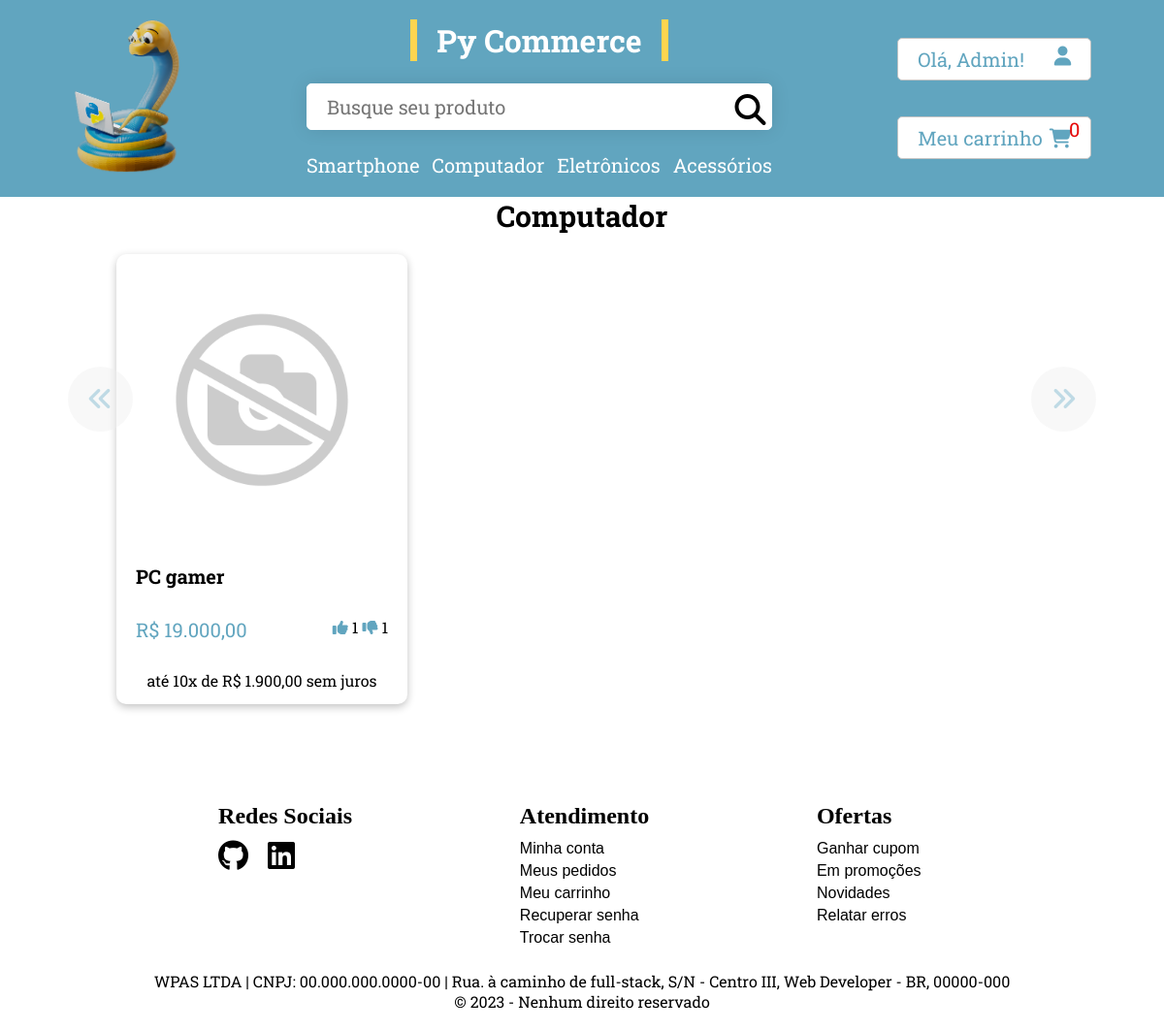
The app's page /products/computador/ (signed in) with its own data.
### accounts/models.py (models this page shows, shortened)
class User(AbstractBaseUser, PermissionsMixin):
    username_validator = UnicodeUsernameValidator()
    username = models.CharField(
        'Usuário',
        max_length=150,
        unique=True,
        validators=[username_validator],
        error_messages={
            'unique': ("Esse usuário já existe, favor selecionar outro."),
        },
    )
    first_name = models.CharField('Nome', max_length=254)
    last_name = models.CharField('Sobrenome', max_length=254)
    email = models.EmailField(
        'E-mail',
        unique=True,
        error_messages={
            'unique': ("Esse e-mail já existe, favor selecionar outro."),
        }
    )
    is_staff = models.BooleanField('É membro', default=False)
    is_active = models.BooleanField('É ativo', default=True)
    password_change = models.BooleanField(default=False)
    verification_email = models.BooleanField('E-mail verificado', default=False)
    created_at = models.DateTimeField('Criado em', auto_now_add=True)
    modified_at = models.DateTimeField('Modificado em', auto_now=True)
    deleted = models.BooleanField('Deletado', default=False)
    twofa = models.BooleanField('Autenticação em duas etapas', default=False)
    EMAIL_FIELD = 'email'
    USERNAME_FIELD = 'username'
    REQUIRED_FIELDS = ['first_name', 'last_name', 'email',]
    objects = UserManager()
    class Meta:
        verbose_name = ('Usuário')
        verbose_name_plural = ('Usuários')
        ordering = ['first_name', 'last_name', ]

### products/models.py (models this page shows, shortened)
class Category(models.Model):
    name = models.CharField(max_length=30, db_index=True)
    slug = models.SlugField(max_length=30, unique=True)
    class Meta:
        ordering = ('name',)
        verbose_name = 'category'
        verbose_name_plural = 'categories'
    def __str__(self):
        return self.name

class Product(models.Model):
    category = models.ForeignKey(Category, related_name='products', on_delete=models.CASCADE)
    brand = models.ForeignKey(Brand, related_name='products', on_delete=models.CASCADE)
    image = models.ManyToManyField(Image, blank=True)
    main_image = models.ImageField(upload_to='products/%Y/%m/%d', blank=True)
    like = models.ManyToManyField(User, blank=True, related_name='like')
    deslike = models.ManyToManyField(User, blank=True, related_name='deslike')
    name = models.CharField(max_length=200, db_index=True)
    slug = models.SlugField(max_length=200, db_index=True)
    price = models.DecimalField(max_digits=10, decimal_places=2)
    available = models.BooleanField(default=True)
    created = models.DateTimeField(auto_now_add=True)
    updated = models.DateTimeField(auto_now=True)
    class Meta:
        ordering = ('name',)
        index_together = (('id', 'slug'),)
    def get_absolute_url(self):
        return reverse('products:product_detail', args=[self.category, self.slug])

### products/views.py (the view)
# urls.py: path('<str:category_name>/', views.product_list, name='product_list_by_category'),
def product_list(request, category_name=None):
    category = None
    products = Product.objects.filter(available=True)
    if category_name:
        category = get_object_or_404(Category, name=category_name.lower())
        products = Product.objects.filter(category=category).filter(available=True).select_related('category').select_related('brand')
    return render(request,
                'products/list.html',
                {'category': category,
                'products': products,
            })

### cart/cart.py (called while the page is built)
    def get_quantity_products(self):
        return len(self.cart)

### cart/context_processors.py (called while the page is built)
def cart(request):
    cart = Cart(request)
    return {'cart': cart}

### core/context_processors.py (called while the page is built)
def user_authenticated(request):
    if request.user.is_authenticated:
        context = {'user_authenticated': request.user.first_name}
    else:
        context = {'user_authenticated': 'bem-vindo(a)'}
    return context

### products/templatetags/parcelas.py (called while the page is built)
@register.filter(name='parcelas')
def parcelas(value, arg):
    value = (value/int(arg))
    return value

### templates/products/list.html (shortened to what this page needs)
{% extends 'base.html' %}
{% load static %}
{% load humanize %}
{% load parcelas %}
{% block content %}
<div class="smartphones-container">
    <h2 class="smartphone-title">{{category|capfirst}}</h2>
    <div class="smartphones-content">
        <button class="pre-btn"><i class="fa-2x fa-sharp fa-solid fa-angles-left"></i></button>
        <div class="product-container">
            {% for product in products %}
            <a href="{{ product.get_absolute_url }}">
                <div class="product-card">
                    <div class="product-image">
                        <img src="{% if product.main_image %}{{product.main_image.url}} {% else %}{% static 'img/no_image.png' %}{% endif %}" class="product-thumb" alt="">
                    </div>
                    <div class="product-info">
                        <h3 class="product-brand">{{product.name|capfirst}}</h3>
                        <div class="price-content">
                            <span class="price">R$ {{product.price|intcomma}}</span>
                            <div>
                                <span><i class="fa-sharp fa-solid fa-thumbs-up"></i> {{product.like.all.count}}</span>
                                <span><i class="fa-sharp fa-solid fa-thumbs-down"></i> {{product.like.all.count}}</span>
                            </div>
                        </div>
                        <span><p>até 10x de R$ {{product.price|parcelas:"10"|intcomma}} sem juros</p></span>
                    </div>
                </div>
            </a>
            {% endfor %}
        </div>
        <button class="nxt-btn"><i class="fa-2x fa-sharp fa-solid fa-angles-right"></i></button>
    </div>
</div>
{% endblock %}

### templates/base.html (shortened to what this page needs)
{% load static %}
<!DOCTYPE html>
<html lang="pt-br">
<head>
    <link rel="stylesheet" href="{% static 'css/mobile.css' %}">
    <link rel="stylesheet" href="{% static 'css/style.css' %}">
</head>
<body>
    <header>
        <div class="header-container">
            <div class="header-content">
                <div class="logo">
                    <a href="{% url 'core:index' %}"><img id="logo" src="{% static 'img/python.png' %}" alt="Logo"></a>
                </div>
                <div class="header-block-search">
                    <a href="{% url 'core:index' %}"><h1 id="name"><span class="underline-left-to-right">Py Commerce</span></h1></a>
                    <form action="">
                        <div class="search-form">
                            <input type="text" id="search" name="search" placeholder="Busque seu produto" >
                            <i class="fa-2x fa-solid fa-magnifying-glass"></i>
                        </div>
                    </form>
                    <ul class="navbar">
                       <li><a href="{% url 'products:product_list_by_category' 'smartphone' %}">Smartphone</a>
                        </li>
                       <li><a href="{% url 'products:product_list_by_category' 'computador' %}">Computador</a>
                        </li>
                       <li><a href="{% url 'products:product_list_by_category' 'eletronicos' %}">Eletrônicos</a>
                        </li>
                       <li><a href="{% url 'products:product_list_by_category' 'acessorios' %}">Acessórios</a>
                        </li>
                    </ul>
                </div>
                <div class="header-block-options">
                    {% if request.user.is_authenticated %}
                        <a href="{% url 'perfil:my_perfil' %}" class="header-item-orders">
                           <span>Olá, {{user_authenticated|capfirst}}!</span>
                           <i class="fa-solid fa-user"></i>
                        </a>
                    {% else %}
                        <a href="{% url 'accounts:login_user' %}" class="header-item-orders">
                            <span>{{user_authenticated|capfirst}}</span>
                            <i class="fa-solid fa-user"></i>
                        </a>
                    {% endif %}
                    <a href="{% url 'cart:cart_detail' %}" class="header-item-profile">
                       <span>Meu carrinho</span>
                        <div id="cart">
                            <i class="fa-sharp fa-solid fa-cart-shopping"></i>
                            <span class="fa-layers-counter">{{cart.get_quantity_products}}</span>
                        </div>
                    </a>
                </div>
            </div>
        </div>
        <section class="all-sections">
            {% block content %}{% endblock %}
        </section>
    </header>
    <footer class="footer-container">
        <div class="footer-content">
            <div class="social-medias">
                <h3>Redes Sociais</h3>
                <div>
                    <a href="https://www.linkedin.com/in/weslley-pablo-7b0734222/" target="_blank"><i class="fa-2x fa-brands fa-github"></i></a>
                    <a href="https://github.com/WeslleyxD" target="_blank"><i class="fa-2x fa-brands fa-linkedin"></i></a>
                </div>
            </div>
            <div class="atendimentos">
                <h3>Atendimento</h3>
                <ul>
                    <a href="{% url 'perfil:my_perfil' %}"><li>Minha conta</li></a>
                    <a href=""><li>Meus pedidos</li></a>
                    <a href="{% url 'cart:cart_detail' %}"><li>Meu carrinho</li></a>
                    <a href="{% url 'accounts:login_user' %}"><li>Recuperar senha</li></a>
                    <a href=""><li>Trocar senha</li></a>
                </ul>
            </div>
            <div class="ofertas">
                <h3>Ofertas</h3>
                <ul>
                    <a href=""><li>Ganhar cupom</li></a>
                    <a href=""><li>Em promoções</li></a>
                    <a href=""><li>Novidades</li></a>
                    <a href=""><li>Relatar erros</li></a>
                </ul>
            </div>
        </div>
        <div class="copyright">
            <p>WPAS LTDA | CNPJ: 00.000.000.0000-00 | Rua. à caminho de full-stack, S/N - Centro III, Web Developer - BR, 00000-000</p>
            <p>© 2023 - Nenhum direito reservado</p>
        </div>
    </footer>
</body>
</html>

### static/css/mobile.css (style rules this page uses)
* { margin: 0px; padding: 0px; box-sizing: border-box; }
:root { --main-color: #61a5bf; --second-color: #fdd550; --third-color: #ffffff; --background-color: rgb(255, 245, 233); --green-color: #00ff2a; --gray-color: #a5a3a3cc; --black-color: rgb(32, 31, 31); }
body, html { display: flex; flex-direction: column; justify-content: space-between; position: relative; }
header { display: flex; flex-direction: column; }
a { text-decoration: None; color: var(--third-color); font-family: 'Roboto Slab', serif; }
li { list-style-type: none; }
p { color: var(--third-color); font-family: 'Roboto Slab', serif; }
.mobile-footer-container i, a { color: var(--black-color); }

### records on screen
User: first_name "Admin"
Category: name "Computador"
Product: name "PC gamer", price "19.000,00", like.all.count "1", price|parcelas "1.900,00"

### other values on screen
{{ cart.get_quantity_products }} "0"
